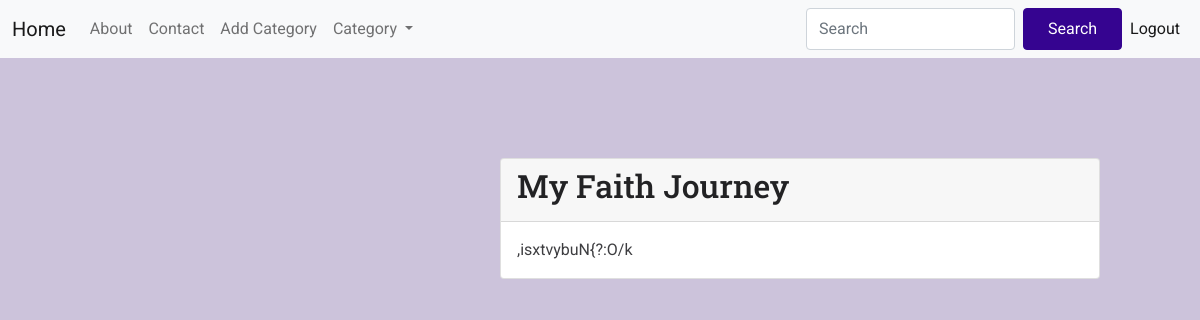
The page /article/12/ (signed in) on the database as committed earlier.
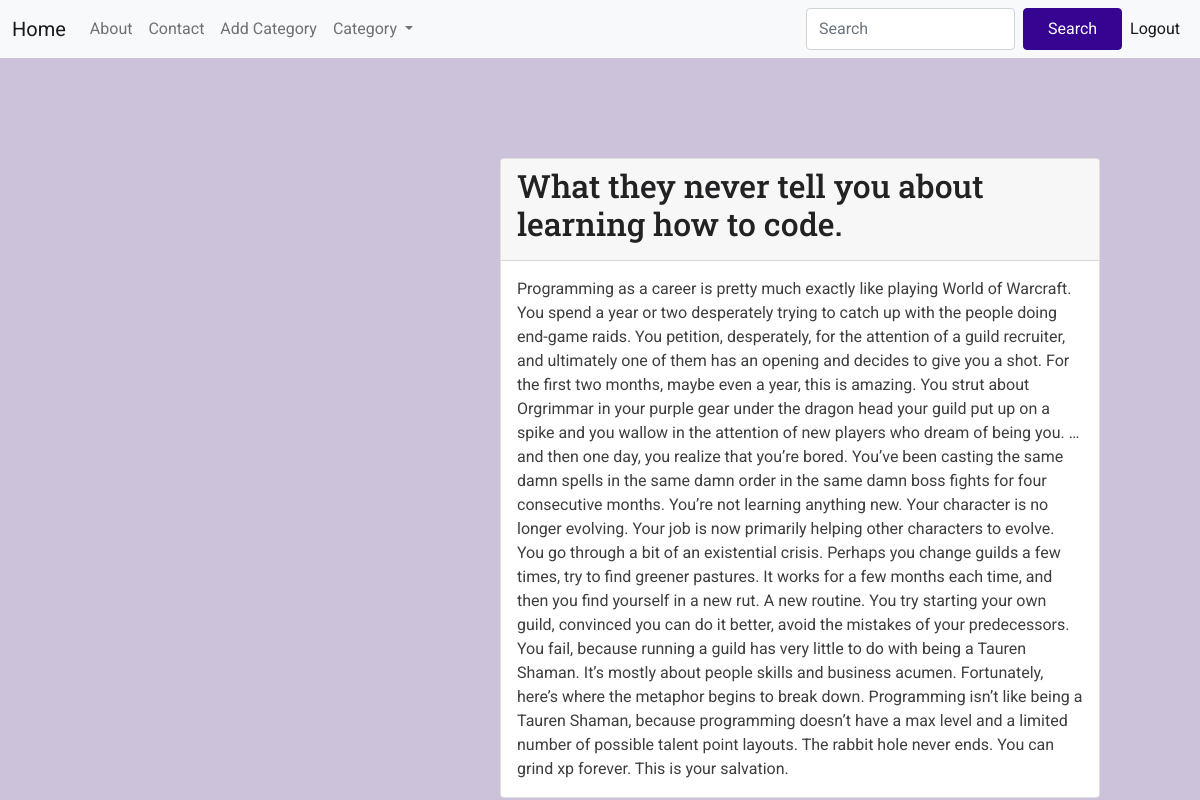
The same page on the database as committed later.
### articles/models.py (models this page shows, shortened)
class Article(models.Model):
    title = models.CharField(max_length=200)
    text = models.TextField()
    category = models.CharField(max_length=200, default = 'uncategorized')
    update_date = models.DateTimeField(auto_now_add=True)
    create_date = models.DateTimeField(auto_now_add=True)

### articles/views.py (the view)
# urls.py: path('article/<int:pk>/', ArticleDetail.as_view(), name='article-detail-url'),
class ArticleDetail(LoginRequiredMixin, DetailView):
    template_name = 'articles/article_details.html'
    model = Article

### articles/templates/articles/article_details.html (shortened to what this page needs)
{% extends 'articles/base.html' %}
{% block body %}
    <div class="card">
        <div class="card-header">
            <h2 class="card-title">{{article.title}}</h2>
        </div>
        <div class="card-body">
            {{article.text}}
        </div>
    </div>
{%endblock%}

### articles/templates/articles/base.html (shortened to what this page needs)
{% load static %}
<!DOCTYPE html>
<html lang="en">
<head>
  <link href="https://cdn.jsdelivr.net/npm/bootstrap@5.0.2/dist/css/bootstrap.min.css" rel="stylesheet"
>
  <link rel="stylesheet" href="{% static 'articles/css/articles.css' %}">
</head>
<body>
  <nav class="navbar navbar-expand-lg navbar-light bg-light">
    <div class="container-fluid">
      <a class="navbar-brand" href="{% url 'all-articles-url'%}">Home</a>
      <div class="collapse navbar-collapse" id="navbarSupportedContent">
        <ul class="navbar-nav me-auto mb-2 mb-lg-0">
          <li class="nav-item">
            <a class="nav-link" href="#">About</a>
          </li>
          <li class="nav-item">
            <a class="nav-link" aria-current="page" href="#">Contact</a>
          </li>
          {% if user.is_authenticated%}
          <li class="nav-item">
            <a class="nav-link" aria-current="page" href="{% url 'add-category-url'%}">Add Category</a>
          </li>
          {% endif%}
          <li class="nav-item dropdown">
            <a class="nav-link dropdown-toggle" href="#" id="navbarDropdown" role="button" data-bs-toggle="dropdown"
              aria-expanded="false">
              Category
            </a>
          </li>
        </ul>
        {% if user.is_authenticated%}
        <form class="d-flex">
          <input class="form-control me-2" type="search" placeholder="Search" aria-label="Search">
          <button class="btn btn-outline-success" type="submit">Search</button>
        </form>
        <ul class="navbar-nav  mb-2 mb-lg-0">
          <li class="nav-item">
            <a class="nav-link active" aria-current="page" href="{% url 'logout-user' %}">Logout</a>
          </li>
        </ul>
          {% endif %}
      </div>
    </div>
  </nav>
  {% block body%}
  {% endblock %}
</body>
</html>

### articles/static/articles/css/articles.css (style rules this page uses)
* { box-sizing: border-box; }
body { font-family: 'Roboto', sans-serif; margin: 0; background-color: #ccc3db; color: #3e3e41; }
h1, h2, h3 { font-family: 'Roboto Slab', sans-serif; color: #222224; }
button, .btn { cursor: pointer; font: inherit; padding: 0.5rem 1.5rem; background-color: #350490; border: 1px solid #350490; color: white; border-radius: 4px; text-decoration: none; }
.card { margin-left: 500px; margin-top: 100px; width: 50%; }

Rows that differ between the two databases and show on the page:
changed Article: title "My Faith Journey" → "What they never tell you about learning how to code."; text ",isxtvybuN{?:O/k" → "Programming as a career is pretty much exactly like playing World of Warcraft. You spend a year or two desperately trying to catch up with the people doing end-game raids. You petition, desperately, for the attention of a guild recruiter, and ultimately one of them has an opening and decides to give you a shot. For the first two months, maybe even a year, this is amazing. You strut about Orgrimmar in your purple gear under the dragon head your guild put up on a spike and you wallow in the attention of new players who dream of being you. … and then one day, you realize that you’re bored. You’ve been casting the same damn spells in the same damn order in the same damn boss fights for four…"
